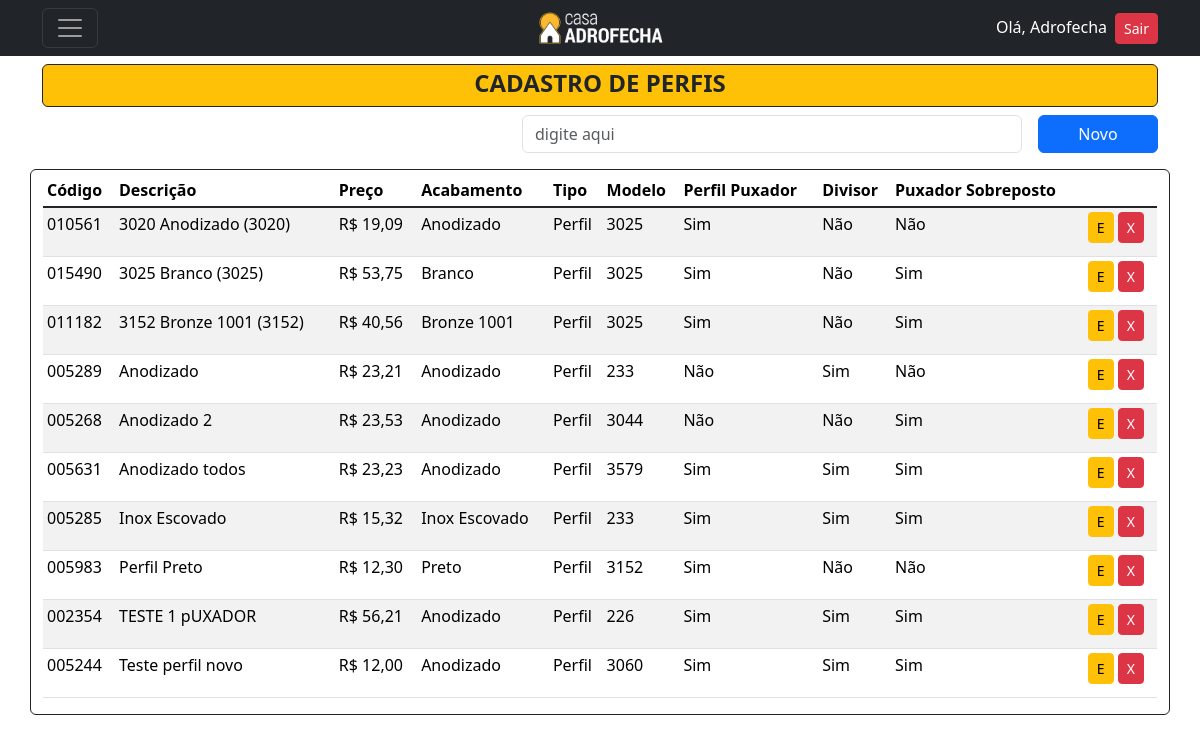
The page /listar/perfil/ (signed in) on the database as committed earlier.
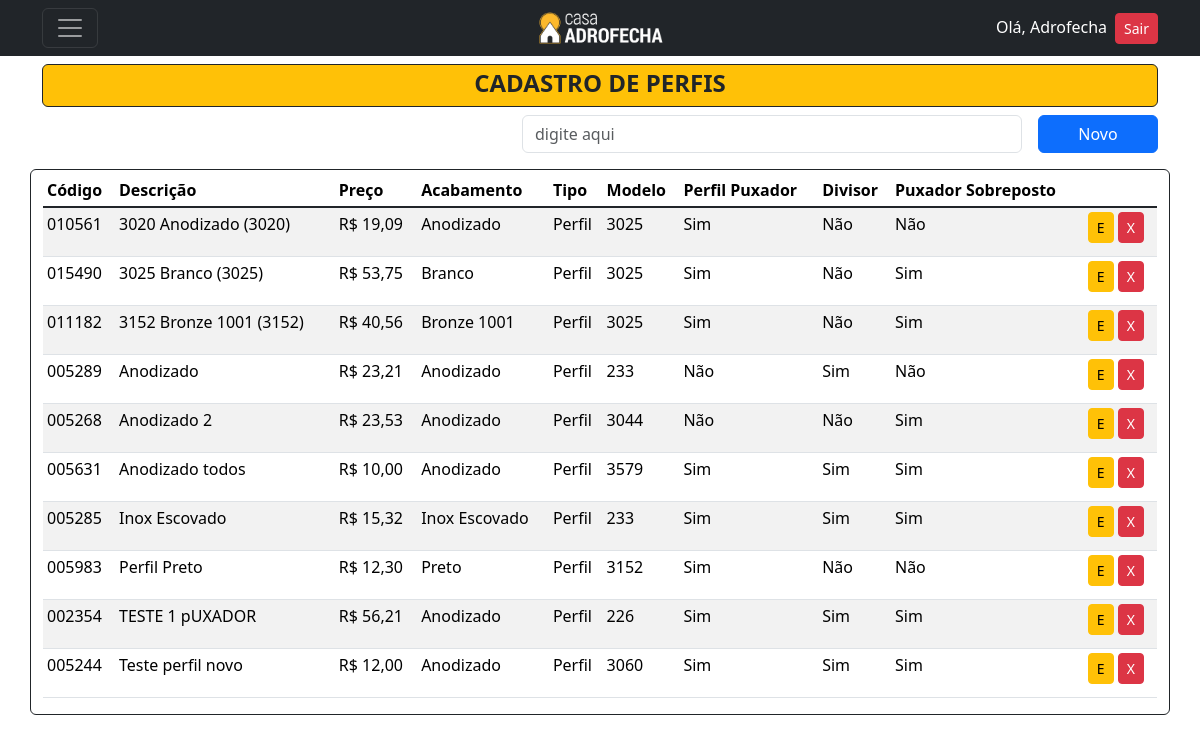
The same page on the database as committed later.
### cadastros/models.py (models this page shows, shortened)
class ItemBase(models.Model):
    codigo = models.CharField(max_length=6, verbose_name="Código", unique=True)
    descricao = models.CharField(max_length=150, verbose_name="Descrição")
    preco = models.DecimalField(decimal_places=2, max_digits=5, verbose_name="Preço")
    acabamento = models.ForeignKey('Acabamento', on_delete=models.PROTECT)
    tipo = models.ForeignKey('Tipo', on_delete=models.PROTECT)
    class Meta:
        abstract = True

class Perfil(ItemBase):
    modelo = models.ForeignKey(ModeloPerfil, on_delete=models.PROTECT)
    encaixe = models.CharField(max_length=3, choices=ENCAIXE, blank=True, null=True)
    perfilpuxador = models.ManyToManyField(PerfilPuxador, verbose_name="Perfil Puxador", blank=True)
    encaixedivisor = models.CharField(max_length=3, choices=ENCAIXE, blank=True, null=True)
    divisor = models.ManyToManyField(Divisor, verbose_name="Divisor", blank=True)
    encaixepuxador = models.CharField(max_length=3, choices=ENCAIXE, blank=True, null=True)
    puxador = models.ManyToManyField(Puxador, verbose_name="Puxador", blank=True)
    largura_perfil = models.DecimalField(decimal_places=2, max_digits=5, verbose_name="Largura Perfil")
    aba_perfil = models.DecimalField(decimal_places=2, max_digits=5, verbose_name="Aba Perfil")
    desconto_vidro = models.DecimalField(decimal_places=2, max_digits=5, verbose_name="Desconto P/Vidro")
    largura_puxador = models.DecimalField(decimal_places=2, max_digits=5, verbose_name="Largura Puxador")
    aba_puxador = models.DecimalField(decimal_places=2, max_digits=5, verbose_name="Aba Puxador")
    class Meta:
        verbose_name = 'Perfil'
        verbose_name_plural = 'Perfis'
        ordering = ["descricao"]

class Acabamento(models.Model):
    acabamento = models.CharField(max_length=50, unique=True)
    codigo_rgb = models.CharField(max_length=15, verbose_name="Código RGB",)
    class Meta:
        verbose_name = 'Acabamento'
        verbose_name_plural = 'Acabamentos'
        ordering = ["acabamento"]
    def __str__(self):
        return self.acabamento

class Tipo(models.Model):
    tipo = models.CharField(max_length=30, unique=True)
    class Meta:
        ordering = ["tipo"]
    def __str__(self):
        return self.tipo

class BaseModelo(models.Model):
    modelo = models.CharField(max_length=10, unique=True)
    class Meta:
        abstract = True
    def __str__(self):
        return self.modelo

class ModeloPerfil(BaseModelo):
    class Meta:
        verbose_name = 'Modelo Perfil'
        verbose_name_plural = 'Modelo Perfis'
        ordering = ["modelo"]

### cadastros/views.py (the view)
# urls.py: path('listar/perfil/', PerfilList.as_view(), name='listar-perfil'),
class PerfilList(LoginRequiredMixin, PermissionRequiredMixin, ListView):
    model = Perfil
    template_name = 'cadastros/listas/perfil.html'
    permission_required = 'cadastros.view_perfil'

### cadastros/templates/cadastros/listas/perfil.html (shortened to what this page needs)
{% extends 'base.html' %}
{% load static %}
{% load crispy_forms_tags %}
{% load widget_tweaks %}
{% block content %}
<header class="mt-5">
  <div>
      <div class="bg-warning rounded text-dark border border-dark pt-1 d-flex align-items-center justify-content-center">
        <h4><strong>CADASTRO DE PERFIS</strong></h4>
      </div>
      <div class="mt-2 d-flex align-items-center justify-content-end">
          <input type="email" class="form-control me-3" style="width: 500px;" id="" name="busca-perfil" placeholder="digite aqui">
          <a href="{% url 'cadastrar-perfil' %}" style="width: 120px;" class="btn btn-primary bg-primary" >Novo</a>
      </div>
  </div>
</header>
<div class="mt-3">
  <div class="row">
      <div class="border border-dark rounded container">
          <table class="mt-1 table table-sm table-striped">
            <thead>
              <tr>
                <th scope="col ">Código</th>
                <th scope="col ">Descrição</th>
                <th scope="col ">Preço</th>
                <th scope="col ">Acabamento</th>
                <th scope="col ">Tipo</th>
                <th scope="col ">Modelo</th>
                <th scope="col ">Perfil Puxador</th>
                <th scope="col ">Divisor</th>
                <th scope="col ">Puxador Sobreposto</th>
              </tr>
            </thead>
            <tbody class="table-group-divider ">
                {% for perfil in object_list %}
                <tr>
                    <td>{{ perfil.codigo }}</td>
                    <td>{{ perfil.descricao }}</td>
                    <td>R$ {{ perfil.preco }}</td>
                    <td>{{ perfil.acabamento }}</td>
                    <td>{{ perfil.tipo }}</td>
                    <td>{{ perfil.modelo }}</td>
                    <td>
                        {% if perfil.encaixe == "1" %}
                            <p>Sim</p>
                        {% else %}
                            <p>Não</p>
                        {% endif %}
                    </td>
                    <td>
                        {% if perfil.encaixedivisor == "1" %}
                            <p>Sim</p>
                        {% else %}
                            <p>Não</p>
                        {% endif %}
                    </td>
                    <td>
                        {% if perfil.encaixepuxador == "1" %}
                            <p>Sim</p>
                        {% else %}
                            <p>Não</p>
                        {% endif %}
                    </td>
                    <td>
                        <a href="{% url 'editar-perfil' perfil.pk %}" class="btn btn-warning btn-sm" title="Editar">E</a>
                        <a href="{% url 'excluir-perfil' perfil.pk %}" class="btn btn-danger btn-sm" title="Excluir">X</a>
                    </td>
                </tr>
                {% empty %}
                    <tr>
                        <td colspan="10">Nenhum Perfil cadastrado</td>
                    </tr>
                {% endfor %}
            </tbody>
          </table>
      </div>
  </div>
</div>
{% endblock %}

Rows that differ between the two databases and show on the page:
changed Perfil "Anodizado todos": preco "23,23" → "10,00"
